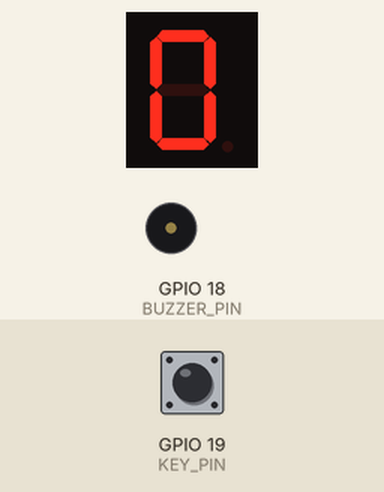
The sketch below on a simulated ESP32. Parts: 1-digit seven-segment display, buzzer (waves = sounding). Wiring (inferred from the names in the program): 1-digit 7-segment display, segments lit when HIGH: segments GPIO 13, GPIO 12, GPIO 14, GPIO 27, GPIO 26, GPIO 25, GPIO 33. Inputs (shaded band) come from the test bench; at power-on: GPIO 19 (KEY_PIN) HIGH. The segment pins are drawn as the display they are named for.

Above: at 1.2 s.
1.3 s: GPIO 19 (KEY_PIN) pulled LOW for 0.15 s
At 2.5 s:
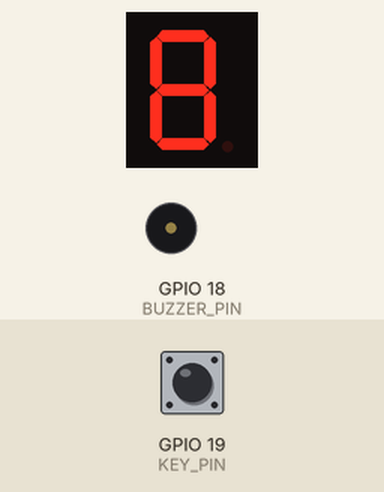
2.9 s: GPIO 19 (KEY_PIN) pulled LOW for 1 s
At 4.6 s:
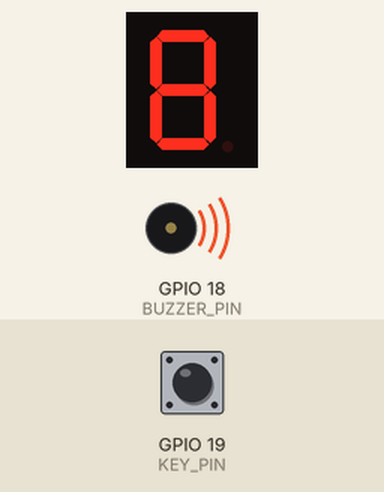
Timing chart, 0 to 6.2 s (numbered marks = the images above; inputs shaded):
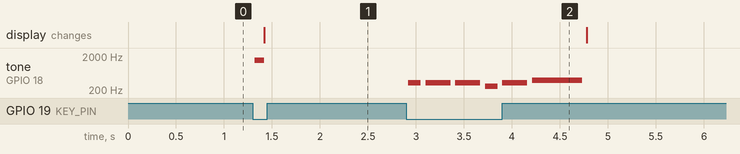

The sketch:

test21.ino
```cpp
// ===================== 数码管配置（你跑通的原版） =====================
const int segPins[] = {13, 12, 14, 27, 26, 25, 33};
const byte numCodes[10] = {0x3F,0x06,0x5B,0x4F,0x66,0x6D,0x7D,0x07,0x7F,0x6F};

// ===================== 【你的原版马里奥音乐，一字未改！】 =====================
#define BUZZER_PIN 18
int melody[] = {330, 330, 330, 262, 330, 392};
int noteDurations[] = {8,4,4,8,4,2};

// ===================== 按键自锁配置 =====================
#define KEY_PIN 19
bool deviceState = false;
bool lastKeyState = HIGH;

void setup() {
  // 初始化引脚
  for (int i = 0; i < 7; i++) pinMode(segPins[i], OUTPUT);
  pinMode(BUZZER_PIN, OUTPUT);
  pinMode(KEY_PIN, INPUT_PULLUP);
}

void loop() {
  bool currentKeyState = digitalRead(KEY_PIN);

  // 按键边沿触发，切换开关状态
  if (currentKeyState == LOW && lastKeyState == HIGH) {
    delay(20);
    deviceState = !deviceState;

    if(deviceState){
      // 开启：短提示音
      tone(BUZZER_PIN, 1500); delay(100); noTone(BUZZER_PIN);
    }else{
      // 关锁：播放【你的原版马里奥音乐】
      playSuperMario();
    }
  }

  // 状态显示
  displayNumber(deviceState ? 8 : 0);
  lastKeyState = currentKeyState;
}

// ===================== 【你的原版音乐函数，完全不动！】 =====================
void playSuperMario() {
  int totalNotes = sizeof(melody) / sizeof(melody[0]);
  for (int i = 0; i < totalNotes; i++) {
    int noteDuration = 800 / noteDurations[i];
    tone(BUZZER_PIN, melody[i]);
    delay(noteDuration * 1.3);
    noTone(BUZZER_PIN);
    delay(50);
  }
  noTone(BUZZER_PIN);
}

// 数码管显示函数
void displayNumber(int num) {
  byte code = numCodes[num];
  for (int i = 0; i < 7; i++) {
    digitalWrite(segPins[i], bitRead(code, i));
  }
}
```

Measured:
- after the input at 1.3 s, tone on GPIO 18 (BUZZER_PIN): silent → 1500 Hz at once, → silent 0.10 s later; the display: changes after 0.12 s (image 1)
- after the input at 2.9 s, tone on GPIO 18 (BUZZER_PIN): plays 330 Hz for 0.13 s, 330 Hz for 0.26 s, 330 Hz for 0.26 s, 262 Hz for 0.13 s, 330 Hz for 0.26 s, 392 Hz for 0.52 s, starting at once
